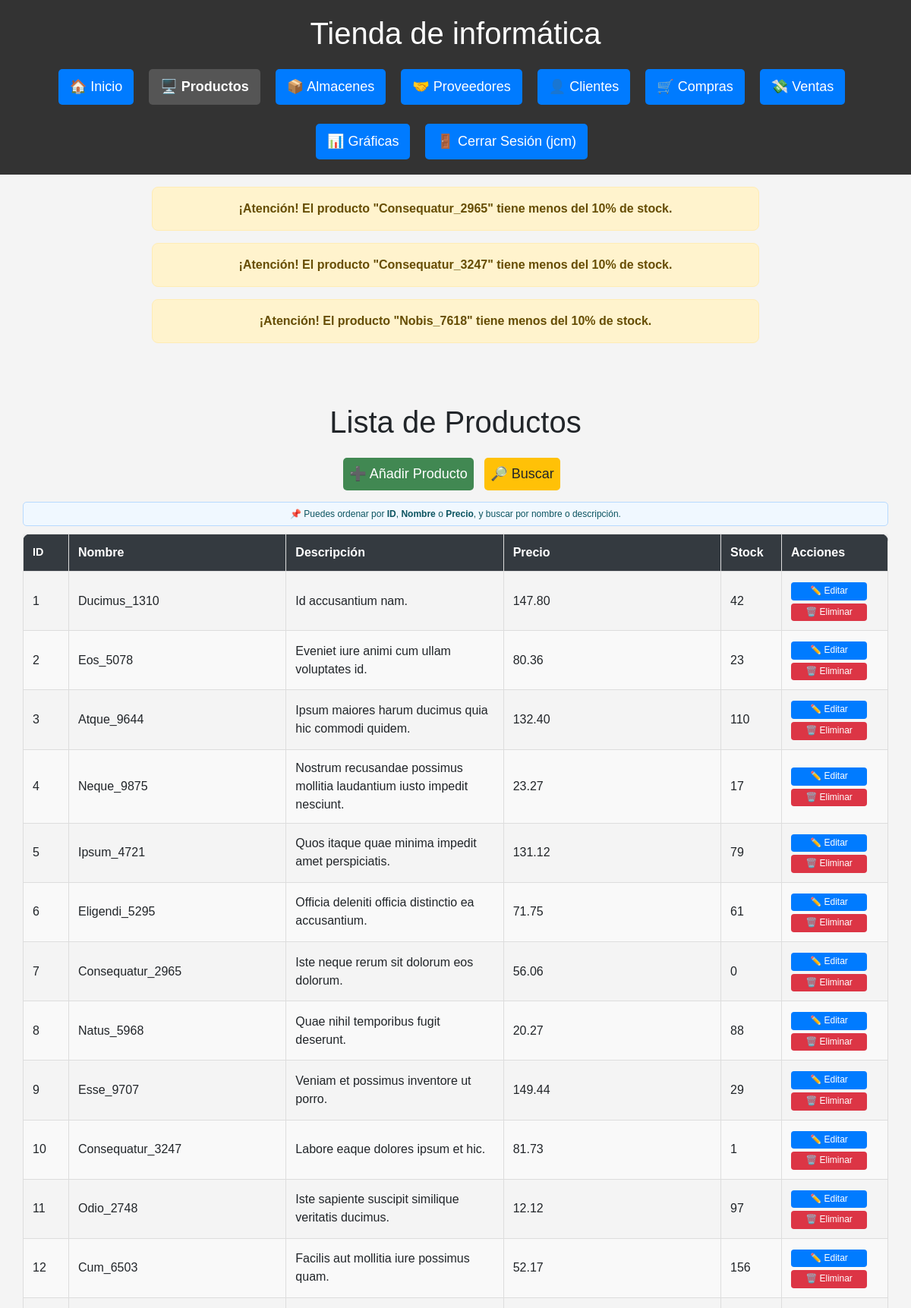
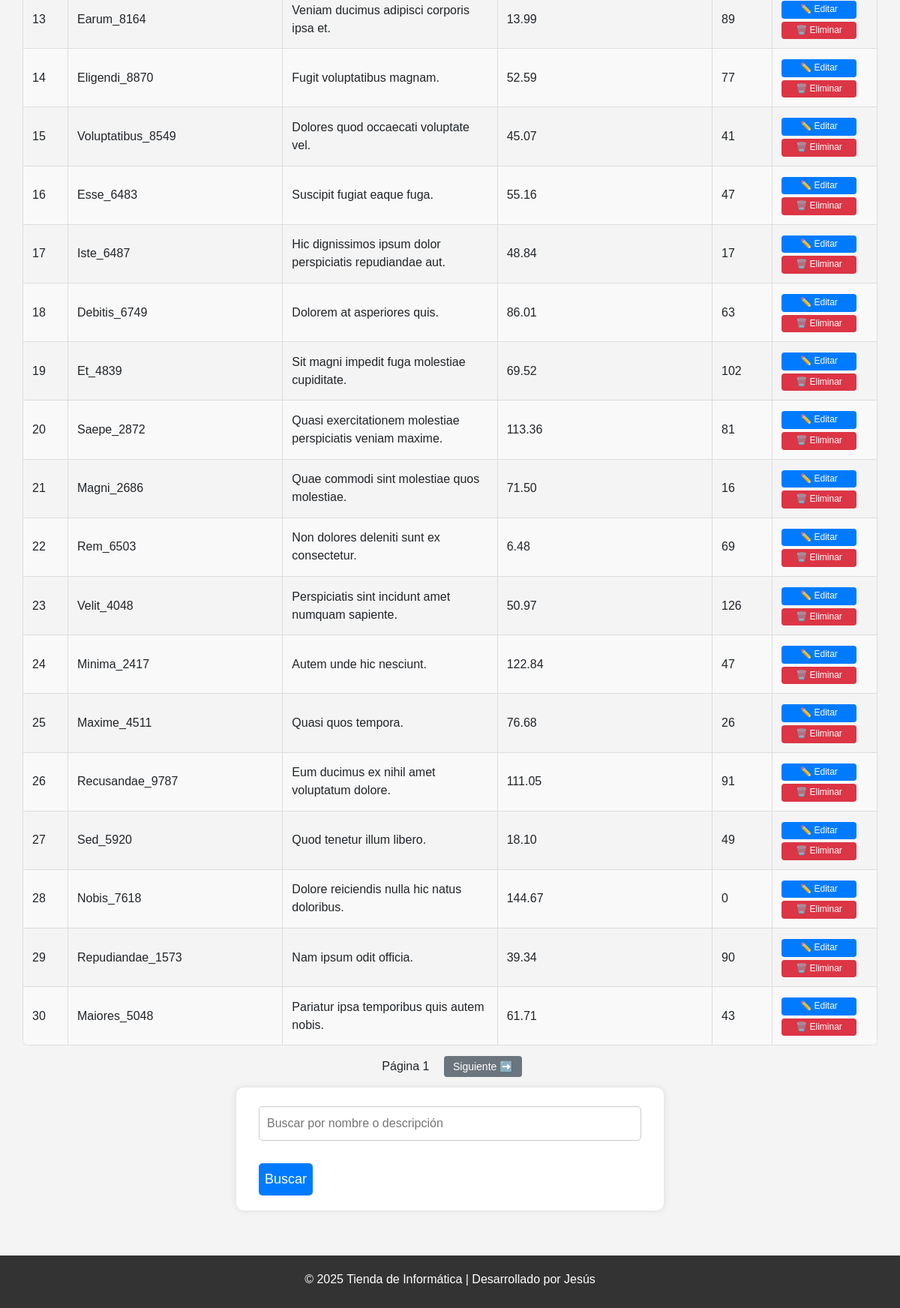
Page /productos (signed in) on the committed database (2 pictures, top to bottom).
### db.py (models this page shows)
class Producto(Base):
    __tablename__ = "Producto"
    id = Column(Integer, primary_key=True)
    nombre = Column(String(150), unique=True, nullable=False)
    descripcion = Column(Text)
    categoria_id = Column(Integer, ForeignKey('Categoria.id'), nullable=True)
    precio = Column(Numeric(10, 2), nullable=False)
    stock = Column(Integer, default=0)
    cantidad_total = Column(Integer, default=30)
    fecha_creacion = Column(DateTime, default=func.now())
    categoria = relationship('Categoria', backref=backref('productos', lazy=True))
    ventas = relationship("DetalleVenta", back_populates="producto")

### routes/productos.py (the view)
@productos_bp.route('/productos')
@login_required
def ver_productos():
    verificar_stock_bajo()
    orden = request.args.get("orden", "id")
    direccion = request.args.get("direccion", "asc")
    nombre = request.args.get("nombre", "")
    pagina = int(request.args.get("pagina", 1))
    por_pagina = 30
    query = sesion.query(Producto)
    if nombre:
        query = query.filter(
            (Producto.nombre.ilike(f"%{nombre}%")) |
            (Producto.descripcion.ilike(f"%{nombre}%"))
        )
    def aplicar_direccion(campo):
        return campo.desc() if direccion == "desc" else campo.asc()
    if orden == "nombre":
        query = query.order_by(aplicar_direccion(Producto.nombre))
    elif orden == "precio":
        query = query.order_by(aplicar_direccion(Producto.precio))
    else:
        query = query.order_by(aplicar_direccion(Producto.id))
    total_productos = query.count()
    productos = query.offset((pagina - 1) * por_pagina).limit(por_pagina).all()
    hay_anterior = pagina > 1
    hay_siguiente = (pagina * por_pagina) < total_productos
    return render_template(
        "producto/productos.html",
        productos=productos,
        orden=orden,
        direccion=direccion,
        nombre=nombre,
        pagina=pagina,
        hay_anterior=hay_anterior,
        hay_siguiente=hay_siguiente
    )

### db.py (called while the page is built)
def login_required(f):
    @wraps(f)
    def decorated_function(*args, **kwargs):
        if 'usuario' not in session:
            flash('Por favor, inicie sesión para acceder a esta página.', 'error')
            return redirect(url_for('login'))
        return f(*args, **kwargs)
    return decorated_function

### routes/productos.py (called while the page is built)
def verificar_stock_bajo():
    productos = sesion.query(Producto).all()
    for producto in productos:
        if producto.cantidad_total > 0:
            porcentaje = (producto.stock / producto.cantidad_total) * 100
            if porcentaje < 10:
                flash(f'¡Atención! El producto "{producto.nombre}" tiene menos del 10% de stock.', 'warning')

### templates/producto/productos.html (shortened to what this page needs)
{% extends 'base.html' %}
{% block content %}
<div class="container mt-4">
    <h1>Lista de Productos</h1>
    <div class="botones-superiores">
        <a href="{{ url_for('productos.nuevo_producto') }}" class="btn btn-add">➕ Añadir Producto</a>
        <a href="#form-busqueda-producto" class="btn btn-add btn-search">🔎 Buscar</a>
    </div>
    <div class="alerta-orden">
      📌 Puedes ordenar por <strong>ID</strong>, <strong>Nombre</strong> o <strong>Precio</strong>, y buscar por nombre o descripción.
    </div>
    <div class ="tabla-responive">
        <table class="tabla-estilizada">
            <thead>
            {% set nueva_direccion = 'desc' if direccion == 'asc' else 'asc' %}
                <tr>
                    <th class="col-id"><a href="{{ url_for('productos.ver_productos', orden='id', direccion=nueva_direccion) }}">ID
                    </a></th>
                    <th><a href="{{ url_for('productos.ver_productos', orden='nombre', direccion=nueva_direccion) }}">Nombre
                    </a></th>
                    <th>Descripción</th>
                    <th><a href="{{ url_for('productos.ver_productos', orden='precio', direccion=nueva_direccion) }}">Precio
                    </a></th>
                    <th class="col-stock">Stock</th>
                    <th class="col-acciones">Acciones</th>
                </tr>
            </thead>
        <tbody>
        {% for producto in productos %}
            <tr>
                <td>{{ producto.id }}</td>
                <td>{{ producto.nombre }}</td>
                <td>{{ producto.descripcion }}</td>
                <td>{{ producto.precio }}</td>
                <td>{{ producto.stock }}</td>
                <td>
                    <a href="{{ url_for('productos.editar_producto', id=producto.id) }}" class="btn-edit">✏️ Editar</a>
                    <form method="POST" action="{{ url_for('productos.eliminar_producto', id=producto.id) }}" class="form-delete">
                        <button type="submit" class="btn-delete" onclick="return confirm('¿Eliminar este producto?');">🗑️<span class="texto-btn"> Eliminar</button>
                    </form>
                </td>
            </tr>
        {% endfor %}
        </tbody>
    </table>
    </div>
    <div class="paginacion mt-3">
      <span style="margin: 0 10px;">Página {{ pagina }}</span>
      {% if hay_siguiente %}
        <a href="{{ url_for('productos.ver_productos', pagina=pagina+1, orden=orden, direccion=direccion) }}" class="btn-pagina">Siguiente ➡️</a>
      {% endif %}
    </div>
    <form method="GET" action="{{ url_for('productos.ver_productos') }}" class="mt-3" id="form-busqueda-producto">
        <input type="text" name="nombre" placeholder="Buscar por nombre o descripción" value="{{ request.args.get('nombre', '') }}">
        <button type="submit" class="btn">Buscar</button>
    </form>
</div>
{% endblock %}

### static/estilos.css (style rules this page uses)
html, body { height: 100%; margin: 0; padding: 0; font-family: Arial, sans-serif; background-color: #f4f4f4; text-align: center; }
body { overflow-x: hidden; }
.container, main { width: 100%; padding: 0; margin: 0 auto; }
.alerta-orden { background-color: #f0f8ff; color: #0c5460; border: 1px solid #b8daff; padding: 6px 10px; border-radius: 5px; margin-bottom: 10px; font-size: 0.75rem; text-align: center; }
form { width: 50%; margin: 20px auto; background: white; padding: 20px 30px; border-radius: 10px; box-shadow: 0 0 10px rgba(0,0,0,0.1); text-align: left; }
form input, form textarea, form select { width: 100%; padding: 10px; margin-top: 5px; margin-bottom: 15px; border: 1px solid #ccc; border-radius: 5px; box-sizing: border-box; font-size: 16px; }
button, .btn { background: #007BFF; color: white; padding: 8px; border: none; margin-top: 15px; cursor: pointer; font-size: 18px; border-radius: 5px; transition: 0.3s; text-decoration: none; display: inline-block; margin-right: 10px; }
.btn-add { background: #418852; margin-bottom: 15px; }
.btn-pagina { background-color: #6c757d; color: white; font-size: 14px; padding: 6px 12px; border-radius: 4px; text-decoration: none; margin: 0 5px; }
.btn-edit { display: inline-block; max-width: 100px; background-color: #007BFF; color: white; padding: 4px 8px; font-size: 0.75rem; border: none; border-radius: 4px; cursor: pointer; transition: all 0.2s; text-decoration: none; white-space: nowrap; line-height: 1.3; margin: 0; box-shadow: none; width: 100% ; text-align: center; box-sizing: border-box; }
.form-delete button { background-color: #dc3545; color: white; padding: 4px 10px; font-size: 0.75rem; border: none; border-radius: 4px; cursor: pointer; transition: background-color 0.3s; }
.form-delete { display: block; margin: 0; padding: 0; border: none; background: transparent; box-shadow: none; width: 100%; }
.btn-delete { background-color: #dc3545; color: white; padding: 4px 8px; font-size: 0.75rem; border: none; border-radius: 4px; cursor: pointer; transition: all 0.2s; white-space: nowrap; line-height: 1.3; margin: 0; box-shadow: none; width: 100%; text-align: center; box-sizing: border-box; margin-top: 4px; max-width: 100px; }
.btn-search { background-color: #ffc107; color: #212529; }
.form-delete, .form-delete button, .form-delete button:focus, .form-delete button:active { outline: none; box-shadow: none; border: none; }
.tabla-estilizada { width: 100%; border-collapse: collapse; border-radius: 10px; overflow: hidden; box-shadow: 0 0 10px rgba(0,0,0,0.1); table-layout: fixed; }
.tabla-estilizada thead { background-color: #343a40; color: white; font-weight: bold; }
.tabla-estilizada th, .tabla-estilizada td { padding: 12px; border: 1px solid #ddd; text-align: left; max-width: 200px; word-wrap: break-word; white-space: normal; }
.tabla-estilizada tr:nth-child(even) { background-color: #f9f9f9; }
.tabla-estilizada thead th a { color: white; text-decoration: none; font-weight: bold; }
.tabla-responive { width: 100%; overflow-x: auto; -webkit-overflow-scrolling: touch; box-sizing: border-box; padding: 0 10x; }
.col-fecha, .col-id { max-width: 100px; font-size: 0.9em; white-space: nowrap; }
.col-id { max-width: 60px; width: 60px; white-space: nowrap; overflow: hidden; text-overflow: ellipsis; text-align: center; }
.col-stock { max-width: 80px; width: 80px; text-align: center; white-space: nowrap; }
.col-acciones { max-width: 140px; width: 140px; text-align: center; }

### rows in the picture
Producto: id "1", nombre "Ducimus_1310", descripcion "Id accusantium nam.", precio "147.80", stock "42"
Producto: id "2", nombre "Eos_5078", descripcion "Eveniet iure animi cum ullam voluptates id.", precio "80.36", stock "23"
Producto: id "3", nombre "Atque_9644", descripcion "Ipsum maiores harum ducimus quia hic commodi quidem.", precio "132.40", stock "110"
Producto: id "4", nombre "Neque_9875", descripcion "Nostrum recusandae possimus mollitia laudantium iusto impedit nesciunt.", precio "23.27", stock "17"
Producto: id "5", nombre "Ipsum_4721", descripcion "Quos itaque quae minima impedit amet perspiciatis.", precio "131.12", stock "79"
Producto: id "6", nombre "Eligendi_5295", descripcion "Officia deleniti officia distinctio ea accusantium.", precio "71.75", stock "61"
Producto: id "7", nombre "Consequatur_2965", descripcion "Iste neque rerum sit dolorum eos dolorum.", precio "56.06", stock "0"
Producto: id "8", nombre "Natus_5968", descripcion "Quae nihil temporibus fugit deserunt.", precio "20.27", stock "88"
Producto: id "9", nombre "Esse_9707", descripcion "Veniam et possimus inventore ut porro.", precio "149.44", stock "29"
Producto: id "10", nombre "Consequatur_3247", descripcion "Labore eaque dolores ipsum et hic.", precio "81.73", stock "1"
Producto: id "11", nombre "Odio_2748", descripcion "Iste sapiente suscipit similique veritatis ducimus.", precio "12.12", stock "97"
Producto: id "12", nombre "Cum_6503", descripcion "Facilis aut mollitia iure possimus quam.", precio "52.17", stock "156"
Producto: id "13", nombre "Earum_8164", descripcion "Veniam ducimus adipisci corporis ipsa et.", precio "13.99", stock "89"
Producto: id "14", nombre "Eligendi_8870", descripcion "Fugit voluptatibus magnam.", precio "52.59", stock "77"
Producto: id "15", nombre "Voluptatibus_8549", descripcion "Dolores quod occaecati voluptate vel.", precio "45.07", stock "41"
Producto: id "16", nombre "Esse_6483", descripcion "Suscipit fugiat eaque fuga.", precio "55.16", stock "47"
Producto: id "17", nombre "Iste_6487", descripcion "Hic dignissimos ipsum dolor perspiciatis repudiandae aut.", precio "48.84", stock "17"
Producto: id "18", nombre "Debitis_6749", descripcion "Dolorem at asperiores quis.", precio "86.01", stock "63"
Producto: id "19", nombre "Et_4839", descripcion "Sit magni impedit fuga molestiae cupiditate.", precio "69.52", stock "102"
Producto: id "20", nombre "Saepe_2872", descripcion "Quasi exercitationem molestiae perspiciatis veniam maxime.", precio "113.36", stock "81"
Producto: id "21", nombre "Magni_2686", descripcion "Quae commodi sint molestiae quos molestiae.", precio "71.50", stock "16"
Producto: id "22", nombre "Rem_6503", descripcion "Non dolores deleniti sunt ex consectetur.", precio "6.48", stock "69"
Producto: id "23", nombre "Velit_4048", descripcion "Perspiciatis sint incidunt amet numquam sapiente.", precio "50.97", stock "126"
Producto: id "24", nombre "Minima_2417", descripcion "Autem unde hic nesciunt.", precio "122.84", stock "47"
Producto: id "25", nombre "Maxime_4511", descripcion "Quasi quos tempora.", precio "76.68", stock "26"
Producto: id "26", nombre "Recusandae_9787", descripcion "Eum ducimus ex nihil amet voluptatum dolore.", precio "111.05", stock "91"
Producto: id "27", nombre "Sed_5920", descripcion "Quod tenetur illum libero.", precio "18.10", stock "49"
Producto: id "28", nombre "Nobis_7618", descripcion "Dolore reiciendis nulla hic natus doloribus.", precio "144.67", stock "0"
Producto: id "29", nombre "Repudiandae_1573", descripcion "Nam ipsum odit officia.", precio "39.34", stock "90"
Producto: id "30", nombre "Maiores_5048", descripcion "Pariatur ipsa temporibus quis autem nobis.", precio "61.71", stock "43"

### other values in the picture
{{ session['usuario'] }} "jcm"
{{ message }} "¡Atención! El producto \"Consequatur_2965\" tiene menos del 10% de stock." "¡Atención! El producto \"Consequatur_3247\" tiene menos del 10% de stock." "¡Atención! El producto \"Nobis_7618\" tiene menos del 10% de stock."
{{ pagina }} "1"
